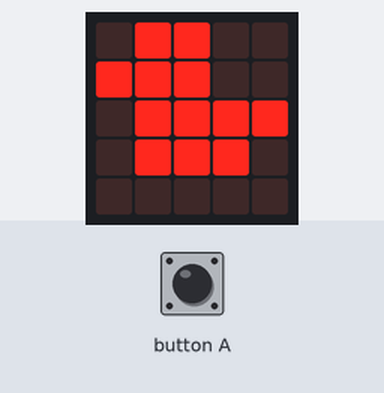
Bench run of a program on a simulated BBC micro:bit (MakeCode). Parts: the board's 5×5 LED display. The test bench sets the inputs (shaded band).

Above: at 1.8 s.
1.9 s: button A pressed for 0.15 s
At 2.4 s:
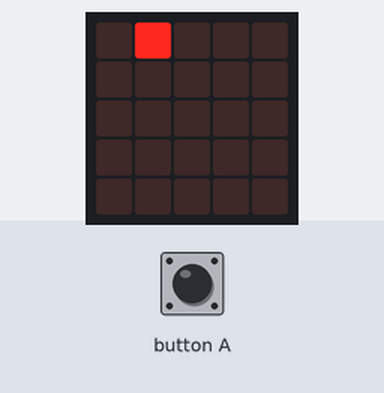
At 10.5 s:
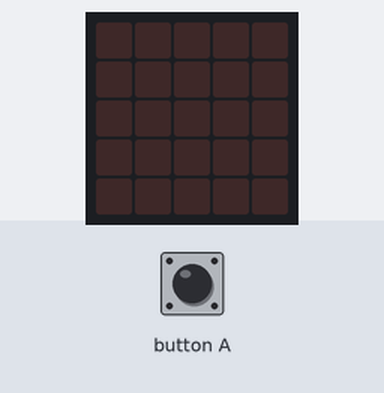
Timing chart, 0 to 12.0 s (numbered marks = the images above; inputs shaded):
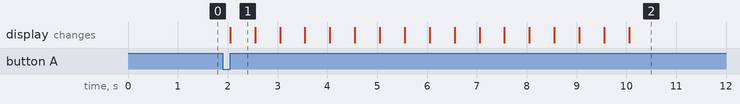

The program:

main.ts
```typescript
// (licence header left out)
// variables
let sprite: game.LedSprite = null

// setup
basic.showIcon(IconNames.Duck)

// when "A" is pressed, the pixels move down in a diagnol
input.onButtonPressed(Button.A, function () {
    sprite = game.createSprite(0, 0)
    let sides = 0
    while (sides < 4) {
        let steps = 0
        while (steps < 4) {
            sprite.move(1)
            basic.pause(500)
            steps += 1
        }
        sprite.turn(Direction.Right, 90)
        sides += 1
    }
    sprite.delete()
})
```

Measured:
- after the input at 1.9 s, the display: changes after 0.15 s (image 1)
- what the display in image 1 shows lasts 0.5 s, from 2.1 s to 2.6 s
